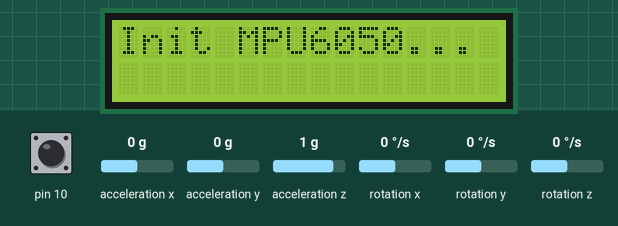
The sketch below on a simulated Arduino Uno, built with avr-gcc and run on an emulated ATmega328P. Parts: 16×2 character LCD. Wiring (inferred from the names in the program): MPU-6050 motion sensor at I2C address 0x68. The test bench sets the inputs (shaded band); at power-on: pin 10 HIGH, acceleration x 0 g, acceleration y 0 g, acceleration z 1 g, rotation x 0 °/s, rotation y 0 °/s, rotation z 0 °/s. What the sketch prints to the serial monitor is not drawn.

Above: at 0.1 s.
At 2.2 s:
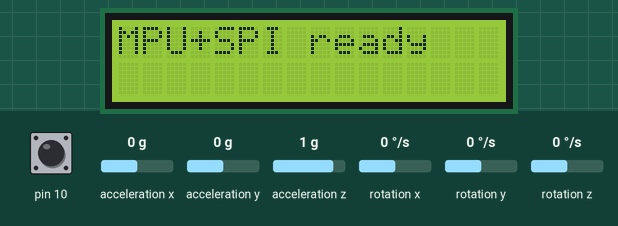
At 3.3 s:
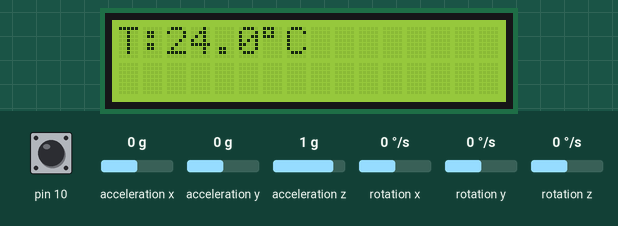

The sketch:

arduino_spi_slave.ino
```cpp
#include <Wire.h>
#include <LiquidCrystal.h>
#include <SPI.h>

const uint8_t MPU_ADDR = 0x68;

static float gx_f_dps = 0;
static float temp_f_c = 0;

int16_t gx_offset = 0;

struct __attribute__((packed)) SensorData {
  int16_t ax;
  int16_t ay;
  int16_t az;
  float gx;
  float gy;
  float gz;
  float temp;
};

// LCD: RS, E, D4, D5, D6, D7
LiquidCrystal lcd(9, 8, 5, 4, 3, 2);

// SPI test packet
volatile SensorData sensorData;
volatile uint8_t txIndex = 0;

// For SS tracking
bool previousSS = HIGH;

void setup() {
  Serial.begin(9600);
  Wire.begin();

  // LCD init
  lcd.begin(16, 2);
  lcd.clear();
  lcd.setCursor(0, 0);
  lcd.print("Init MPU6050...");

  // Wake up MPU6050
  Wire.beginTransmission(MPU_ADDR);
  Wire.write(0x6B);   // PWR_MGMT_1
  Wire.write(0x00);   // wake up
  Wire.endTransmission(true);

  // centering gx
  // compute the offset from 200 samples
  long sum = 0;

  for (int i = 0; i < 200; i++) {
    Wire.beginTransmission(MPU_ADDR);
    Wire.write(0x43);   // GYRO_XOUT_H
    Wire.endTransmission(false);
    Wire.requestFrom(MPU_ADDR, (uint8_t)2, (uint8_t)true);

    if (Wire.available() >= 2) {
      int16_t gx = (Wire.read() << 8) | Wire.read();
      sum += gx;
    }

    delay(5);
  }

  gx_offset = sum / 200;

  // SPI slave pins
  pinMode(MISO, OUTPUT);  // Arduino sends data on MISO
  pinMode(SS, INPUT_PULLUP);
  pinMode(MOSI, INPUT);
  pinMode(SCK, INPUT);

  // Enable SPI in slave mode + interrupt
  SPCR |= _BV(SPE);   // SPI enable
  SPCR |= _BV(SPIE);  // SPI interrupt enable

  // preload first byte
  SPDR = ((volatile uint8_t *)&sensorData)[0];
  txIndex = 1;

  delay(1000);

  lcd.clear();
  lcd.setCursor(0, 0);
  lcd.print("MPU+SPI ready");
  Serial.println("MPU6050 + SPI slave ready");
  delay(1000);
  lcd.clear();
}

ISR(SPI_STC_vect) {
  volatile uint8_t received = SPDR;  // byte received from master
  (void)received;                    // unused for now

  // Send next byte
  if (txIndex < sizeof(SensorData)) {
    SPDR = ((volatile uint8_t *)&sensorData)[txIndex++];
  } else {
    SPDR = 0xEE;
  }
}

void loop() {

  Wire.beginTransmission(MPU_ADDR);
  Wire.write(0x3B);
  Wire.endTransmission(false);
  Wire.requestFrom(MPU_ADDR, (uint8_t)14, (uint8_t)true);

  if (Wire.available() >= 14) {
    int16_t ax = (Wire.read() << 8) | Wire.read();
    int16_t ay = (Wire.read() << 8) | Wire.read();
    int16_t az = (Wire.read() << 8) | Wire.read();

    int16_t temp_raw = (Wire.read() << 8) | Wire.read();

    int16_t gx = (Wire.read() << 8) | Wire.read();
    int16_t gy = (Wire.read() << 8) | Wire.read();
    int16_t gz = (Wire.read() << 8) | Wire.read();

    float temp_c = temp_raw / 340.0 + 36.53;

    // calibration, filtering, round for display
    float gx_dps = (gx - gx_offset) / 131.0;
    gx_f_dps = 0.9 * gx_f_dps + 0.1 * gx_dps;
    float gx_disp = roundf(gx_f_dps * 2.0f) / 2.0f;

    // conversion
    float gy_dps = gy / 131.0;
    float gz_dps = gz / 131.0;

    //  filtering, round for display
    temp_f_c= 0.1 * temp_f_c + 0.9 * temp_c;
    float temp_disp = roundf(temp_f_c * 2.0f) / 2.0f;

    noInterrupts();
    sensorData.ax = ax;
    sensorData.ay = ay;
    sensorData.az = az;
    sensorData.gx = gx_f_dps;
    sensorData.gy = gy_dps;
    sensorData.gz = gz_dps;
    sensorData.temp = temp_disp;
    interrupts();

    lcd.setCursor(0, 0);
    lcd.print("T:");
    lcd.print(temp_disp, 1);
    lcd.print((char)223);
    lcd.print("C   ");
 }

  if (digitalRead(SS) == HIGH) {
    txIndex = 1;
    SPDR = ((volatile uint8_t *)&sensorData)[0];
  }

  delay(100);
}
```

Measured:
- what the display in image 1 shows lasts 1.0 s, from 2.2 s to 3.2 s
